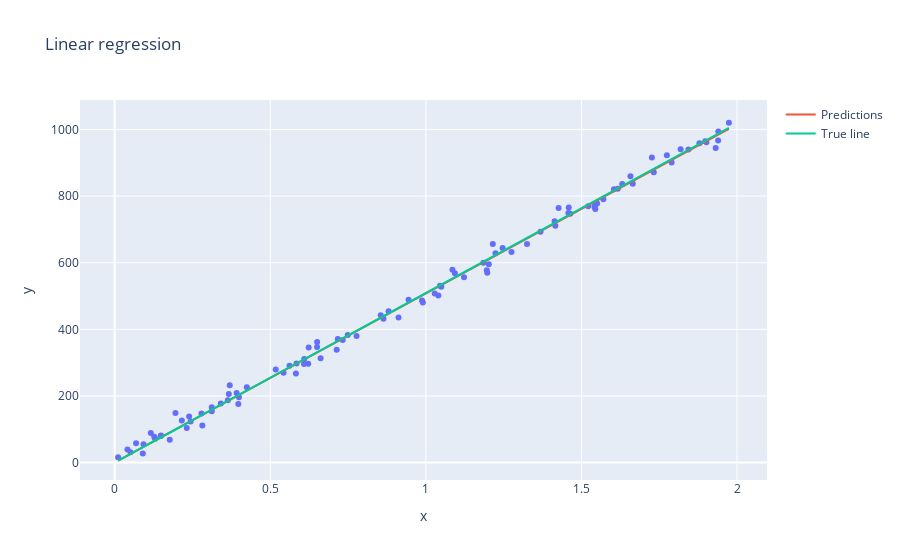

Notebook source saved alongside this figure:
### Code cell
predictions = predict(data['x'], best_theta)

fig = px.scatter(data, x='x', y='y', title='Linear regression')
fig.add_scatter(x=data['x'], y=predictions, mode='lines', name='Predictions')

theta_true = 509
fig.add_scatter(x=data['x'], y=data['x'] * theta_true, mode='lines', name='True line')
